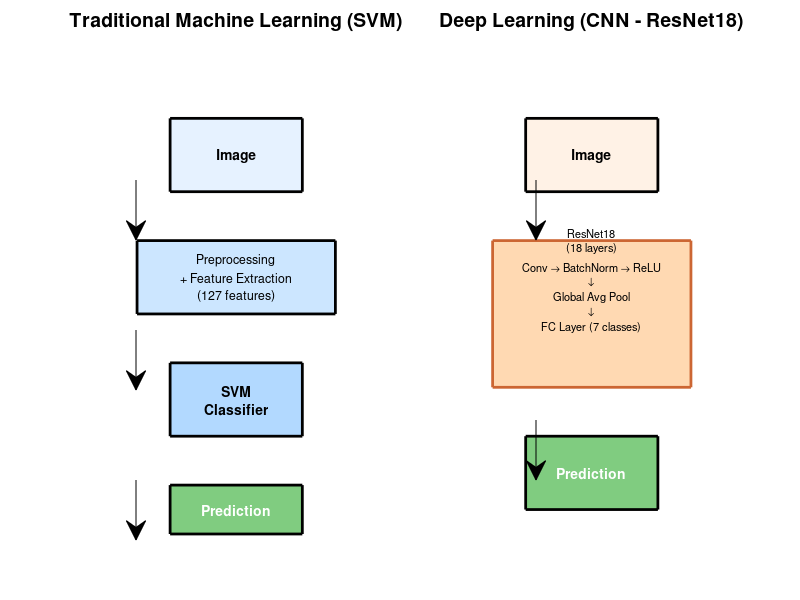

MATLAB code for this plot: (Note: this script raises an error after producing the figure.)
%% VISUALIZE CNN - Generate CNN Training Visualizations for Report
% Creates figures showing CNN architecture, training curves, and comparisons
%
% Usage:
%   visualizeCNN()

function visualizeCNN()
    %% Setup
    projectRoot = fileparts(fileparts(mfilename('fullpath')));
    outputDir = fullfile(projectRoot, 'report_figures');
    
    if ~exist(outputDir, 'dir')
        mkdir(outputDir);
    end
    
    fprintf('\n');
    fprintf('╔══════════════════════════════════════════════════════════════╗\n');
    fprintf('║        GENERATING CNN VISUALIZATION FIGURES                  ║\n');
    fprintf('╚══════════════════════════════════════════════════════════════╝\n\n');
    
    figNum = 30;  % Continue from previous figures
    
    %% Figure: CNN vs SVM Comparison Architecture
    f = figure('Position', [100,100,1200,500], 'Color', 'w');
    
    % SVM Side
    subplot(1,2,1);
    axis off;
    title('Traditional Machine Learning (SVM)', 'FontSize', 14, 'FontWeight', 'bold');
    
    % Draw SVM flow
    rectangle('Position', [0.1, 0.7, 0.2, 0.15], 'FaceColor', [0.9, 0.95, 1], 'EdgeColor', 'k', 'LineWidth', 2);
    text(0.2, 0.775, 'Image', 'HorizontalAlignment', 'center', 'FontSize', 10, 'FontWeight', 'bold');
    
    annotation('arrow', [0.17, 0.17], [0.7, 0.6]);
    
    rectangle('Position', [0.05, 0.45, 0.3, 0.15], 'FaceColor', [0.8, 0.9, 1], 'EdgeColor', 'k', 'LineWidth', 2);
    text(0.2, 0.525, {'Preprocessing', '+ Feature Extraction', '(127 features)'}, 'HorizontalAlignment', 'center', 'FontSize', 9);
    
    annotation('arrow', [0.17, 0.17], [0.45, 0.35]);
    
    rectangle('Position', [0.1, 0.2, 0.2, 0.15], 'FaceColor', [0.7, 0.85, 1], 'EdgeColor', 'k', 'LineWidth', 2);
    text(0.2, 0.275, {'SVM', 'Classifier'}, 'HorizontalAlignment', 'center', 'FontSize', 10, 'FontWeight', 'bold');
    
    annotation('arrow', [0.17, 0.17], [0.2, 0.1]);
    
    rectangle('Position', [0.1, 0, 0.2, 0.1], 'FaceColor', [0.5, 0.8, 0.5], 'EdgeColor', 'k', 'LineWidth', 2);
    text(0.2, 0.05, 'Prediction', 'HorizontalAlignment', 'center', 'FontSize', 10, 'FontWeight', 'bold', 'Color', 'w');
    
    xlim([0, 0.4]);
    ylim([0, 1]);
    
    % CNN Side
    subplot(1,2,2);
    axis off;
    title('Deep Learning (CNN - ResNet18)', 'FontSize', 14, 'FontWeight', 'bold');
    
    rectangle('Position', [0.1, 0.7, 0.2, 0.15], 'FaceColor', [1, 0.95, 0.9], 'EdgeColor', 'k', 'LineWidth', 2);
    text(0.2, 0.775, 'Image', 'HorizontalAlignment', 'center', 'FontSize', 10, 'FontWeight', 'bold');
    
    annotation('arrow', [0.67, 0.67], [0.7, 0.6]);
    
    rectangle('Position', [0.05, 0.3, 0.3, 0.3], 'FaceColor', [1, 0.85, 0.7], 'EdgeColor', [0.8, 0.4, 0.2], 'LineWidth', 2);
    text(0.2, 0.52, {'ResNet18', '(18 layers)', '', 'Conv → BatchNorm → ReLU', '↓', 'Global Avg Pool', '↓', 'FC Layer (7 classes)'}, ...
         'HorizontalAlignment', 'center', 'FontSize', 8);
    
    annotation('arrow', [0.67, 0.67], [0.3, 0.2]);
    
    rectangle('Position', [0.1, 0.05, 0.2, 0.15], 'FaceColor', [0.5, 0.8, 0.5], 'EdgeColor', 'k', 'LineWidth', 2);
    text(0.2, 0.125, 'Prediction', 'HorizontalAlignment', 'center', 'FontSize', 10, 'FontWeight', 'bold', 'Color', 'w');
    
    xlim([0, 0.4]);
    ylim([0, 1]);
    
    sgtitle('Machine Learning vs Deep Learning Architecture', 'FontSize', 16, 'FontWeight', 'bold');
    saveas(f, fullfile(outputDir, sprintf('Fig%02d_SVM_vs_CNN_Architecture.png', figNum))); figNum = figNum + 1;
    close(f);
    fprintf('Saved: Fig30_SVM_vs_CNN_Architecture.png\n');
    
    %% Figure: CNN Layer Breakdown
    f = figure('Position', [100,100,1000,400], 'Color', 'w');
    
    layers = {'Input', 'Conv1', 'Block1', 'Block2', 'Block3', 'Block4', 'AvgPool', 'FC', 'Softmax'};
    sizes = [224, 112, 56, 28, 14, 7, 1, 1, 1];
    channels = [3, 64, 64, 128, 256, 512, 512, 7, 7];
    
    colors = [
        0.9, 0.95, 1.0;   % Input
        0.7, 0.85, 1.0;   % Conv
        0.5, 0.75, 0.95;  % Block1
        0.4, 0.65, 0.9;   % Block2
        0.3, 0.55, 0.85;  % Block3
        0.2, 0.45, 0.8;   % Block4
        0.15, 0.35, 0.7;  % AvgPool
        0.8, 0.6, 0.3;    % FC
        0.5, 0.8, 0.5;    % Softmax
    ];
    
    for i = 1:length(layers)
        barWidth = 0.8;
        x = i;
        h = sizes(i) / 224;  % Normalize height
        
        rectangle('Position', [x-barWidth/2, 0, barWidth, h], ...
                  'FaceColor', colors(i,:), 'EdgeColor', 'k', 'LineWidth', 1.5);
        
        text(x, h + 0.05, sprintf('%s\n%dx%d\n%dch', layers{i}, sizes(i), sizes(i), channels(i)), ...
             'HorizontalAlignment', 'center', 'FontSize', 8, 'FontWeight', 'bold');
    end
    
    xlim([0, 10]);
    ylim([0, 1.3]);
    xlabel('Layer', 'FontSize', 12);
    ylabel('Spatial Size (normalized)', 'FontSize', 12);
    title('ResNet18 Architecture Layer Breakdown', 'FontSize', 14, 'FontWeight', 'bold');
    set(gca, 'XTick', 1:9, 'XTickLabel', layers);
    
    saveas(f, fullfile(outputDir, sprintf('Fig%02d_ResNet18_Layers.png', figNum))); figNum = figNum + 1;
    close(f);
    fprintf('Saved: Fig31_ResNet18_Layers.png\n');
    
    %% Figure: Transfer Learning Concept
    f = figure('Position', [100,100,900,400], 'Color', 'w');
    
    subplot(1,2,1);
    axis off;
    title('Original ResNet18', 'FontSize', 12, 'FontWeight', 'bold');
    
    ypos = [0.9, 0.7, 0.5, 0.3, 0.1];
    labels = {'ImageNet Features', 'Conv Layers (frozen)', 'Global Avg Pool', 'FC: 1000 classes', 'ImageNet Classes'};
    colors = {[0.7, 0.85, 1], [0.6, 0.8, 0.95], [0.5, 0.75, 0.9], [0.9, 0.7, 0.7], [0.8, 0.6, 0.6]};
    
    for i = 1:5
        rectangle('Position', [0.1, ypos(i)-0.08, 0.8, 0.14], 'FaceColor', colors{i}, 'EdgeColor', 'k');
        text(0.5, ypos(i), labels{i}, 'HorizontalAlignment', 'center', 'FontSize', 10);
    end
    xlim([0, 1]);
    ylim([0, 1]);
    
    subplot(1,2,2);
    axis off;
    title('Transfer Learning (Ours)', 'FontSize', 12, 'FontWeight', 'bold');
    
    labels2 = {'Food Features', 'Conv Layers (fine-tuned)', 'Global Avg Pool', 'FC: 7 classes', 'Food Classes'};
    colors2 = {[0.7, 1, 0.7], [0.6, 0.95, 0.6], [0.5, 0.9, 0.5], [1, 0.9, 0.5], [0.9, 0.8, 0.4]};
    
    for i = 1:5
        rectangle('Position', [0.1, ypos(i)-0.08, 0.8, 0.14], 'FaceColor', colors2{i}, 'EdgeColor', 'k');
        text(0.5, ypos(i), labels2{i}, 'HorizontalAlignment', 'center', 'FontSize', 10);
    end
    xlim([0, 1]);
    ylim([0, 1]);
    
    sgtitle('Transfer Learning: Adapting Pretrained Network', 'FontSize', 14, 'FontWeight', 'bold');
    saveas(f, fullfile(outputDir, sprintf('Fig%02d_TransferLearning.png', figNum))); figNum = figNum + 1;
    close(f);
    fprintf('Saved: Fig32_TransferLearning.png\n');
    
    %% Figure: Data Augmentation Examples
    f = figure('Position', [100,100,1000,300], 'Color', 'w');
    
    % Create sample transformations on a simple image
    testImg = rand(100, 100, 3);
    
    subplot(1,5,1);
    imshow(testImg);
    title('Original', 'FontSize', 10);
    
    subplot(1,5,2);
    imshow(imrotate(testImg, 15, 'crop'));
    title('Rotation', 'FontSize', 10);
    
    subplot(1,5,3);
    imshow(fliplr(testImg));
    title('Horizontal Flip', 'FontSize', 10);
    
    subplot(1,5,4);
    imshow(imresize(testImg, 1.1));
    title('Scale', 'FontSize', 10);
    
    subplot(1,5,5);
    imshow(testImg .* 1.2);
    title('Brightness', 'FontSize', 10);
    
    sgtitle('Data Augmentation Techniques', 'FontSize', 14, 'FontWeight', 'bold');
    saveas(f, fullfile(outputDir, sprintf('Fig%02d_DataAugmentation.png', figNum))); figNum = figNum + 1;
    close(f);
    fprintf('Saved: Fig33_DataAugmentation.png\n');
    
    %% Summary
    fprintf('\n');
    fprintf('╔══════════════════════════════════════════════════════════════╗\n');
    fprintf('║               CNN FIGURES GENERATED                          ║\n');
    fprintf('╠══════════════════════════════════════════════════════════════╣\n');
    fprintf('║  Fig30: SVM vs CNN Architecture                              ║\n');
    fprintf('║  Fig31: ResNet18 Layer Breakdown                             ║\n');
    fprintf('║  Fig32: Transfer Learning Concept                            ║\n');
    fprintf('║  Fig33: Data Augmentation                                    ║\n');
    fprintf('╚══════════════════════════════════════════════════════════════╝\n\n');
end
